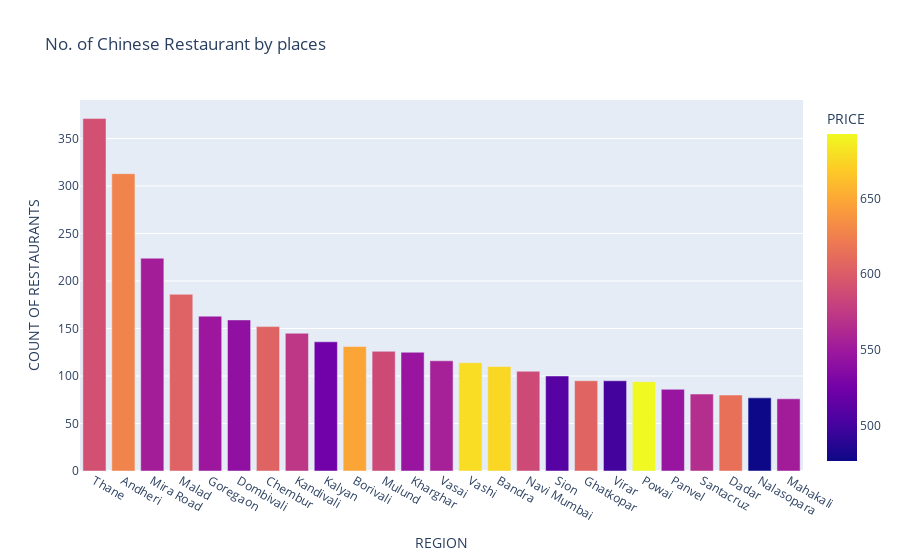

Notebook source saved alongside this figure:
### Code cell
fig = px.bar(chinese_rest_df, x='REGION', y='COUNT OF RESTAURANTS', color='PRICE', title= 'No. of Chinese Restaurant by places')
fig.show()

### Figure 1 — Plotly figure (JSON) as saved in the notebook; plotly's stock layout.template omitted (floating-point values rounded to 4 significant figures)
{"data": [{"alignmentgroup": "True", "hovertemplate": "REGION=%{x}<br>COUNT OF RESTAURANTS=%{y}<br>PRICE=%{marker.color}<extra></extra>", "legendgroup": "", "marker": {"color": [591.0, 627.3, 553.3, 604.0, 548.8, 540.9, 604.9, 572.6, 523.9, 648.1, 586.5, 546.8, 555.6, 678.1, 675, 587.1, 509.8, 605.8, 500, 692.6, 545.9, 566.0, 614.4, 476.6, 552.6], "coloraxis": "coloraxis", "pattern": {"shape": ""}}, "name": "", "offsetgroup": "", "orientation": "v", "showlegend": false, "textposition": "auto", "type": "bar", "x": ["Thane", "Andheri", "Mira Road", "Malad", "Goregaon", "Dombivali", "Chembur", "Kandivali", "Kalyan", "Borivali", "Mulund", "Kharghar", "Vasai", "Vashi", "Bandra", "Navi Mumbai", "Sion", "Ghatkopar", "Virar", "Powai", "Panvel", "Santacruz", "Dadar", "Nalasopara", "Mahakali"], "xaxis": "x", "y": [371, 313, 224, 186, 163, 159, 152, 145, 136, 131, 126, 125, 116, 114, 110, 105, 100, 95, 95, 94, 86, 81, 80, 77, 76], "yaxis": "y"}], "layout": {"autosize": true, "barmode": "relative", "coloraxis": {"colorbar": {"title": {"text": "PRICE"}}, "colorscale": [[0, "#0d0887"], [0.1111, "#46039f"], [0.2222, "#7201a8"], [0.3333, "#9c179e"], [0.4444, "#bd3786"], [0.5556, "#d8576b"], [0.6667, "#ed7953"], [0.7778, "#fb9f3a"], [0.8889, "#fdca26"], [1, "#f0f921"]]}, "legend": {"tracegroupgap": 0}, "title": {"text": "No. of Chinese Restaurant by places"}, "xaxis": {"anchor": "y", "autorange": true, "domain": [0, 1], "range": [-0.5, 24.5], "title": {"text": "REGION"}, "type": "category"}, "yaxis": {"anchor": "x", "autorange": true, "domain": [0, 1], "range": [0, 390.5], "title": {"text": "COUNT OF RESTAURANTS"}, "type": "linear"}}}
